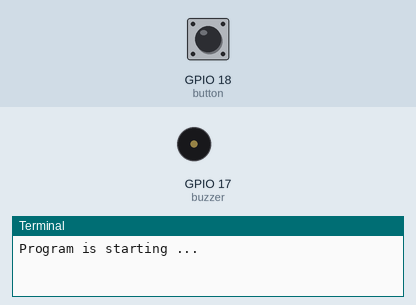
This program was run on a simulated Raspberry Pi (BCM pin numbers). Shown: buzzer (waves = sounding, pin HIGH), the last lines printed to the terminal. Inputs (shaded band) come from the test bench; at power-on: GPIO 18 (button) HIGH.

Above: at 1.2 s.
1.3 s: GPIO 18 (button) pulled LOW for 0.15 s
At 1.37 s:
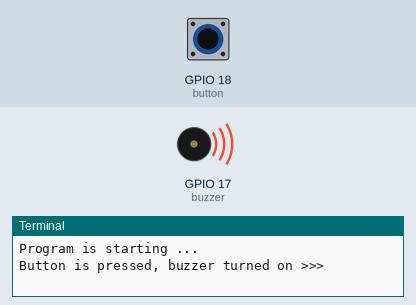
2.9 s: GPIO 18 (button) pulled LOW for 3.2 s
At 6.8 s:
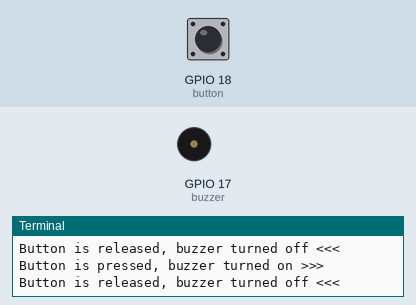
Timing chart, 0 to 8.3 s (numbered marks = the images above; inputs shaded):
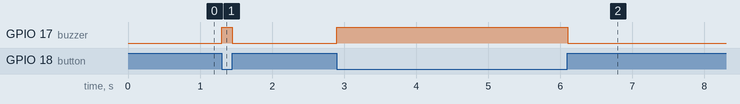

The program:

Doorbell.py
```python
#!/usr/bin/env python3
########################################################################
# Filename    : Doorbell.py
# Description : Make doorbell with buzzer and button
# Author      : www.freenove.com
# modification: 2023/05/11
########################################################################
from gpiozero import Buzzer, Button
import time

buzzer = Buzzer(17)
button = Button(18)

def onButtonPressed():
    buzzer.on()
    print("Button is pressed, buzzer turned on >>>")

def onButtonReleased():
    buzzer.off()
    print("Button is released, buzzer turned off <<<")

def loop():
    button.when_pressed = onButtonPressed
    button.when_released = onButtonReleased
    while True :
        time.sleep(1)

def destroy():
    buzzer.close()
    button.close()

if __name__ == '__main__':     # Program entrance
    print ('Program is starting ... ')
    try:
        loop()
    except KeyboardInterrupt:  # Press ctrl-c to end the program.
        destroy()
        print("Ending program")
```

Measured:
- after the input at 1.3 s, GPIO 17 (buzzer): LOW → HIGH at once, → LOW 0.15 s later
- after the input at 2.9 s, GPIO 17 (buzzer): LOW → HIGH at once, → LOW 3.2 s later
